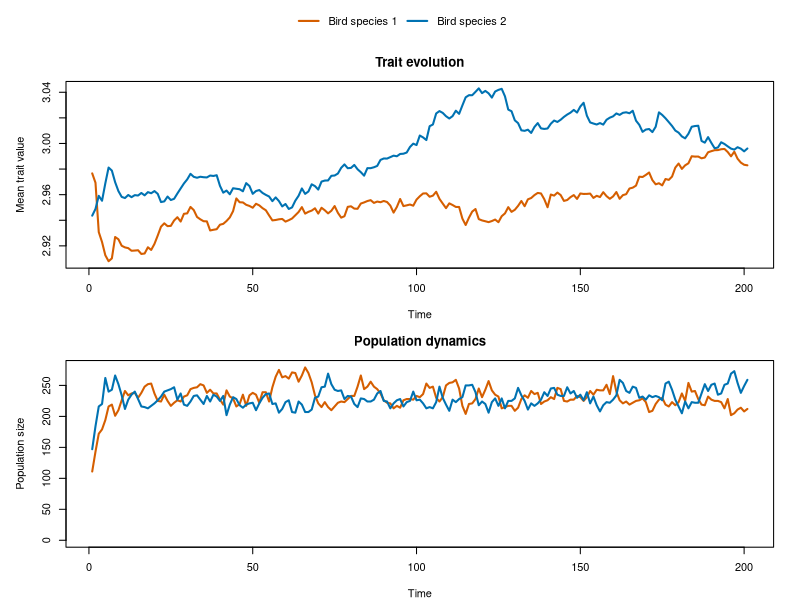

R code for this plot:
## ---- chunk 1
knitr::opts_chunk$set(echo = TRUE)
## ---- chunk 2
 bird.evol.sim = function(reps,tmax,N0,carry_cap,mean1,sd1,mean2,sd2,env_opt,
                          mutation1,mutation2,comp_rate,inv_sel_str) {
        for (r in 1:reps) {
            # Populations/species both begin at N0 individuals
            N = N0
            # Both populations/species have carrying capacities
            K = carry_cap
            # Draw random trait values for individuals from normal distributions
            # With means of mean0 & mean1 and standard deviations given by parameters sd0 & sd1
            pop1 = rnorm(N, mean1, sd1)
            pop2 = rnorm(N, mean2, sd2)
            # Initialize vectors to save population and trait values
            # Plus trait optimum (as set by environment) and strength of selection
            # Note: because we are using the width of the selection surface as our measure of
            # strength of selection, the relationship is inverse (higher value = weaker sel.)
            popsize1 = numeric(tmax)
            popsize2 = numeric(tmax)
            meantrait1 = numeric(tmax)
            meantrait2 = numeric(tmax)
            tic = 0
            t = 0
            env_optimum = env_opt
            inverse_selection_strength = inv_sel_str
          
        
            while ((t <= tmax) && (tic == 0)) {
                # Advance time by 1
                t = t + 1
                # If either species/population goes extinct, stop 
                # Populations effectively go extinct at N = 1 due to parent necessity
                if (length(pop1) <= 1 || length(pop2) <= 1) {
                    tic = 1
                }
                # Reproduction via Poisson distribution
                # At the beginning of the sim and after each competitive cycle, surviving birds have offspring
                # Single draw = single chance at offspring, lambda of 1.1 to keep offspring roughly 
                # positive for surviving individuals, fecundity (lambda) is density-dependent
                lambda_eff1 = 1.1 * max(0, (1 - length(pop1) / K))^2
                lambda_eff2 = 1.1 * max(0, (1 - length(pop2) / K))^2
                offspring1 = rpois(n = length(pop1), lambda = lambda_eff1)
                offspring2 = rpois(n = length(pop2), lambda = lambda_eff2)
                
                # Assume that offspring has midpoint trait value between parents (randomly
                # drawn from 2 surviving inds.) +/- some mutation
                if (sum(offspring1) >= 1 && length(pop1) >= 2) {
                    for (i in 1:length(offspring1)) {
                        parents1 = sample(x = pop1, size = 2, replace = FALSE)
                        z_mid1 = mean(parents1)
                        epsilon1 = rnorm(offspring1[i], mean = 0, mutation1)
                        newpop1 = (z_mid1 + epsilon1)
                        pop1 = c(pop1,newpop1)
                    }
                }
                
                if (sum(offspring2) >= 1 && length(pop2) >= 2) {
                    for (i in 1:length(offspring2)) {
                        parents2 = sample(x = pop2, size = 2, replace = FALSE)
                        z_mid2 = mean(parents2)
                        epsilon2 = rnorm(offspring2[i], mean = 0, mutation2)
                        newpop2 = (z_mid2 + epsilon2)
                        pop2 = c(pop2,newpop2)
                    }
                }
                # Cap populations
                if (length(pop1) > K) pop1 = sample(pop1, K)
                if (length(pop2) > K) pop2 = sample(pop2, K)
                
                # Competition: drawing random ind. (and corresponding trait value) 
                # from a subset of each species/pop
                competition_rate = comp_rate
                n_competitions = round(min(length(pop1), length(pop2)) * competition_rate)
                for (c in 1:n_competitions) {
                  if (length(pop1) <= 1 || length(pop2) <= 1) break
                comp1 = sample(pop1, size = 1)
                comp2 = sample(pop2, size = 1)
                # Calculating win probabilities
                p_win1 = 1 - pnorm(abs(comp1 - env_optimum) / inverse_selection_strength)
                p_win2 = 1 - pnorm(abs(comp2 - env_optimum) / inverse_selection_strength)
                # Make 'em fight!
                if (runif(1) < p_win1 / (p_win1 + p_win2)) {
                    pop2 = pop2[-match(comp2, pop2)]
                    } else {
                    pop1 = pop1[-match(comp1, pop1)]
                    }
                }
                # Save population sizes to vectors
                popsize1[t] = length(pop1)
                popsize2[t] = length(pop2)
                # Save population mean trait values to vectors
                meantrait1[t] = mean(pop1)
                meantrait2[t] = mean(pop2)
                
              
            }
            # Plot the results, color-blind friendly Okabe color palette
            layout(matrix(c(1, 2, 3), nrow = 3), heights = c(0.15, 1, 1))
            par(mar = c(0, 0, 0, 0))
            plot.new()
            legend('center',
                   legend = c('Bird species 1', 'Bird species 2'),
                   col = c('#D55E00', '#0072B2'),
                   lwd = 2, bty = 'n', horiz = TRUE)

            par(mar = c(4, 5, 3, 2))
            if (r == 1) {
                plot(meantrait1, type = 'l', lwd = 2,
                     ylim = c(min(c(meantrait1, meantrait2), na.rm = TRUE),
                              max(c(meantrait1, meantrait2), na.rm = TRUE)),
                     col = '#D55E00', xlab = 'Time', ylab = 'Mean trait value',
                     main = 'Trait evolution')
                lines(meantrait2, lwd = 2, col = '#0072B2')
            } else {
                lines(meantrait1, lwd = 2, col = '#D55E00')
                lines(meantrait2, lwd = 2, col = '#0072B2')
            }
            
            par(mar = c(4, 5, 3, 2))
            if (r == 1) {
                plot(popsize1, type = 'l', lwd = 2,
                     ylim = c(0, max(c(popsize1, popsize2), na.rm = TRUE)),
                     col = '#D55E00', xlab = 'Time', ylab = 'Population size',
                     main = 'Population dynamics')
                lines(popsize2, lwd = 2, col = '#0072B2')
            } else {
                lines(popsize1, lwd = 2, col = '#D55E00')
                lines(popsize2, lwd = 2, col = '#0072B2')
            }
        }
    }

    # PARAMETERS
    # reps = number of repetitions (keep this at 1)
    # tmax = number of timesteps
    # N0 = initial population size (same for both species)
    # carry_cap = carrying capacity (same for both species)
    # mean1 = initial species 1 trait mean
    # sd1 = initial species 1 trait stdev
    # mean2 = initial species 2 trait mean
    # sd2 = initial species 2 trait stdev
    # env_opt = trait optimum as selected for by environment
    # inv_sel_str = width of selection surface (inverse to selection strength)
    # comp_rate = proportion of each population that competes in each timestep
    # mutation1 = species 1 standard trait deviation of offspring
    # mutation2 = species 2 standard trait deviation of offspring

    # RUN EVOLUTION SIMULATION
    bird.evol.sim(reps=1, tmax=200, N0=100, carry_cap=500,
                  mean1=3, sd1=0.5, 
                  mean2=3, sd2=0.5, 
                  env_opt=3, mutation1=0.05, mutation2=0.05, 
                  inv_sel_str=0.7, comp_rate=0.5)
